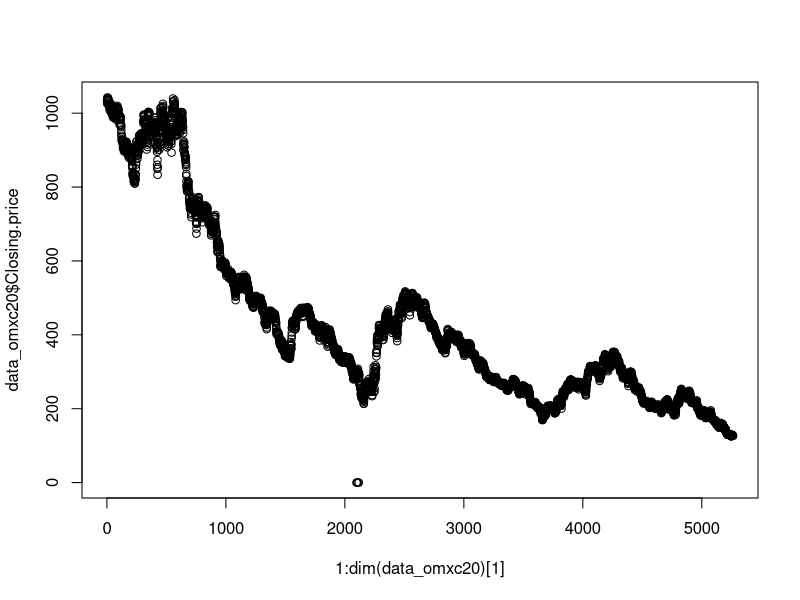
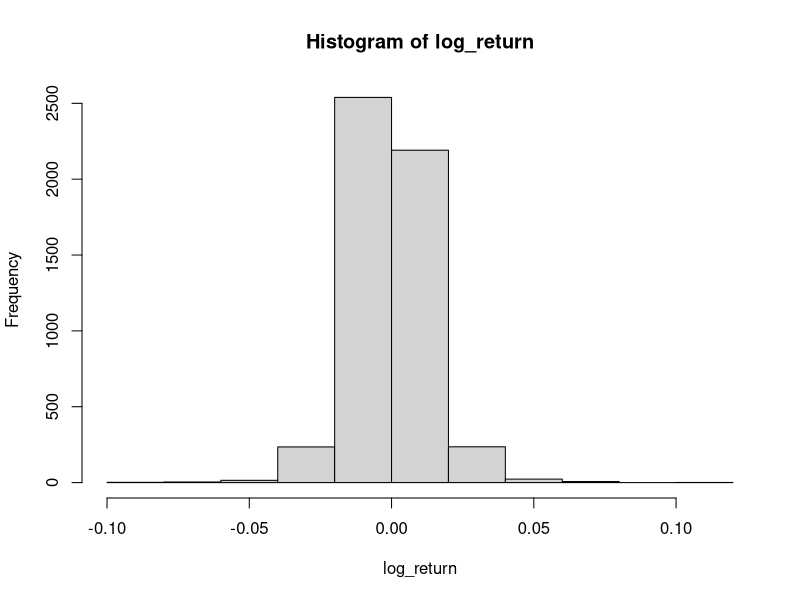
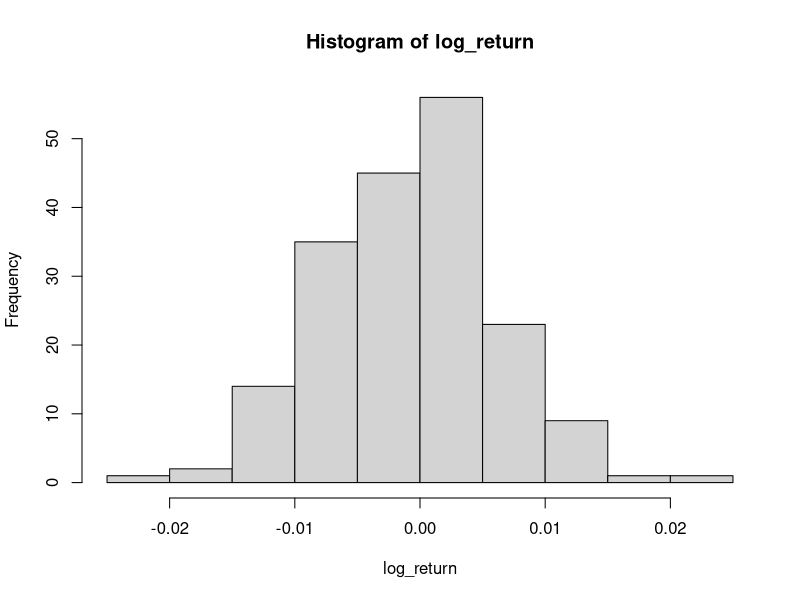
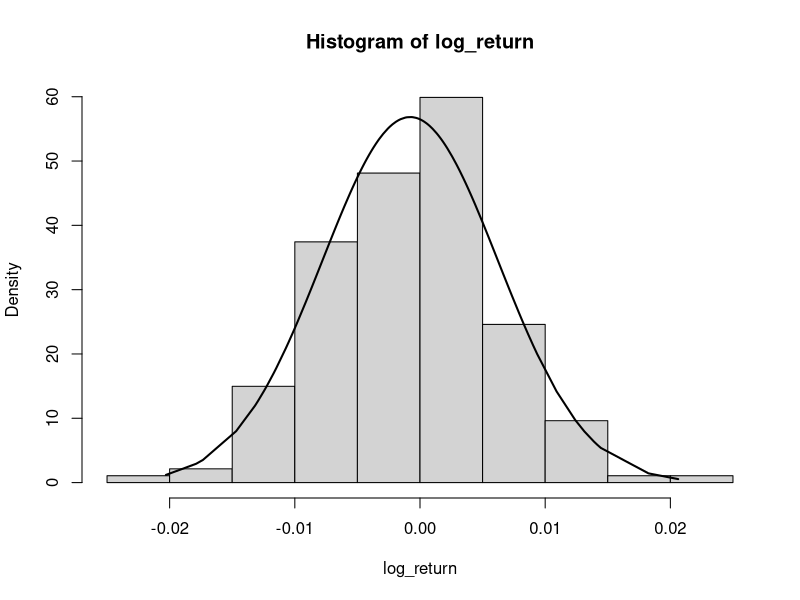
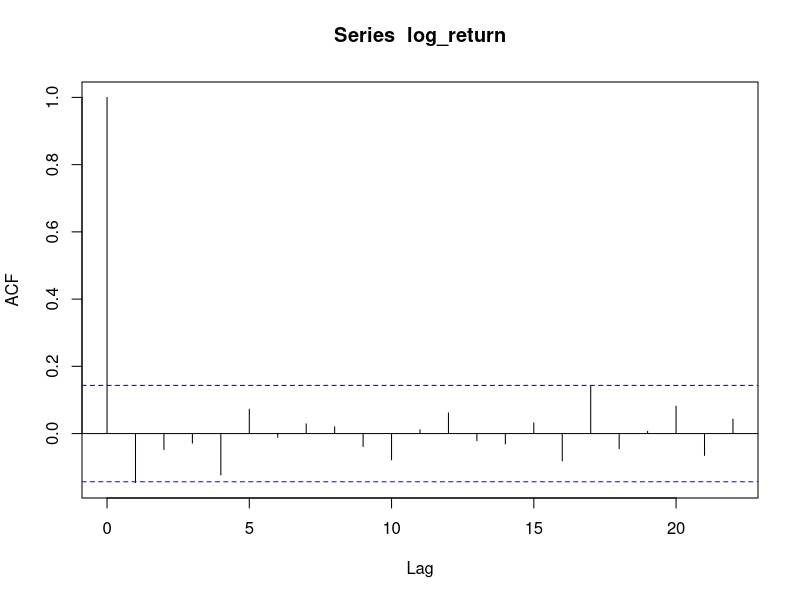
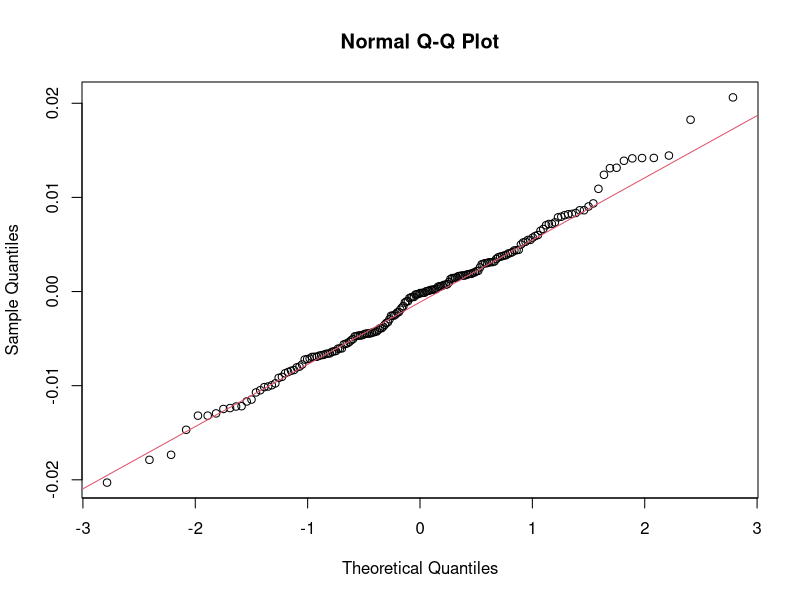

Generate these figures, in order, with R:

rm(list=ls()) # clears all

#### OMXC20

data_omxc20 <- read.table('data/omxc20.csv', header = T, sep = ';', dec = ',')
data_omxc20$Date <- as.Date(data_omxc20$Date, format = '%d-%m-%Y')
dim(data_omxc20)
head(data_omxc20)
str(data_omxc20)

plot(1:dim(data_omxc20)[1], data_omxc20$Closing.price)


## log returns

log_return <- log(data_omxc20$Closing.price[-1] / data_omxc20$Closing.price[-dim(data_omxc20)[1]])
hist(log_return)

## sub data

data_omxc20_sub <- subset(data_omxc20, Date > as.Date('2017-01-17'))
dim(data_omxc20_sub)

log_return <- log(data_omxc20_sub$Closing.price[-1] / data_omxc20_sub$Closing.price[-dim(data_omxc20_sub)[1]])
hist(log_return)

## estimate Q-parameters in GBM

dt <- 1/(dim(data_omxc20_sub)[1]/ 5) # one over the number of observations per year
sigma_mle <- sqrt(var(log_return) / dt)
r_mle <- mean(log_return) / dt + sigma_mle / 2

hist(log_return, freq = FALSE)
lines(sort(log_return), dnorm(sort(log_return), mean = (r_mle - sigma_mle / 2) * dt, sd = sigma_mle * sqrt(dt)), lwd = 2)

## test independence of log returns - seems OK

library(stats)

acf(log_return)
Box.test(log_return, lag = 1, type = "Ljung-Box")

## test normal distribution - not OK!

qqnorm(log_return);qqline(log_return, col = 2)


shapiro.test(log_return) 


## option price data


